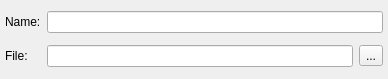
<?xml version="1.0" encoding="UTF-8"?>
<ui version="4.0">
 <class>QReferenceNodePage</class>
 <widget class="QWidget" name="QReferenceNodePage">
  <property name="geometry">
   <rect>
    <x>0</x>
    <y>0</y>
    <width>388</width>
    <height>79</height>
   </rect>
  </property>
  <property name="windowTitle">
   <string>Form</string>
  </property>
  <layout class="QGridLayout">
   <property name="margin">
    <number>5</number>
   </property>
   <item row="0" column="0">
    <widget class="QLabel" name="label">
     <property name="text">
      <string>Name:</string>
     </property>
    </widget>
   </item>
   <item row="0" column="1" colspan="2">
    <widget class="QLineEdit" name="m_name"/>
   </item>
   <item row="1" column="0">
    <widget class="QLabel" name="label_2">
     <property name="text">
      <string>File:</string>
     </property>
    </widget>
   </item>
   <item row="1" column="1">
    <widget class="QLineEdit" name="m_fileName"/>
   </item>
   <item row="1" column="2">
    <widget class="QToolButton" name="m_setFileName">
     <property name="text">
      <string>...</string>
     </property>
    </widget>
   </item>
  </layout>
 </widget>
 <resources/>
 <connections/>
</ui>
